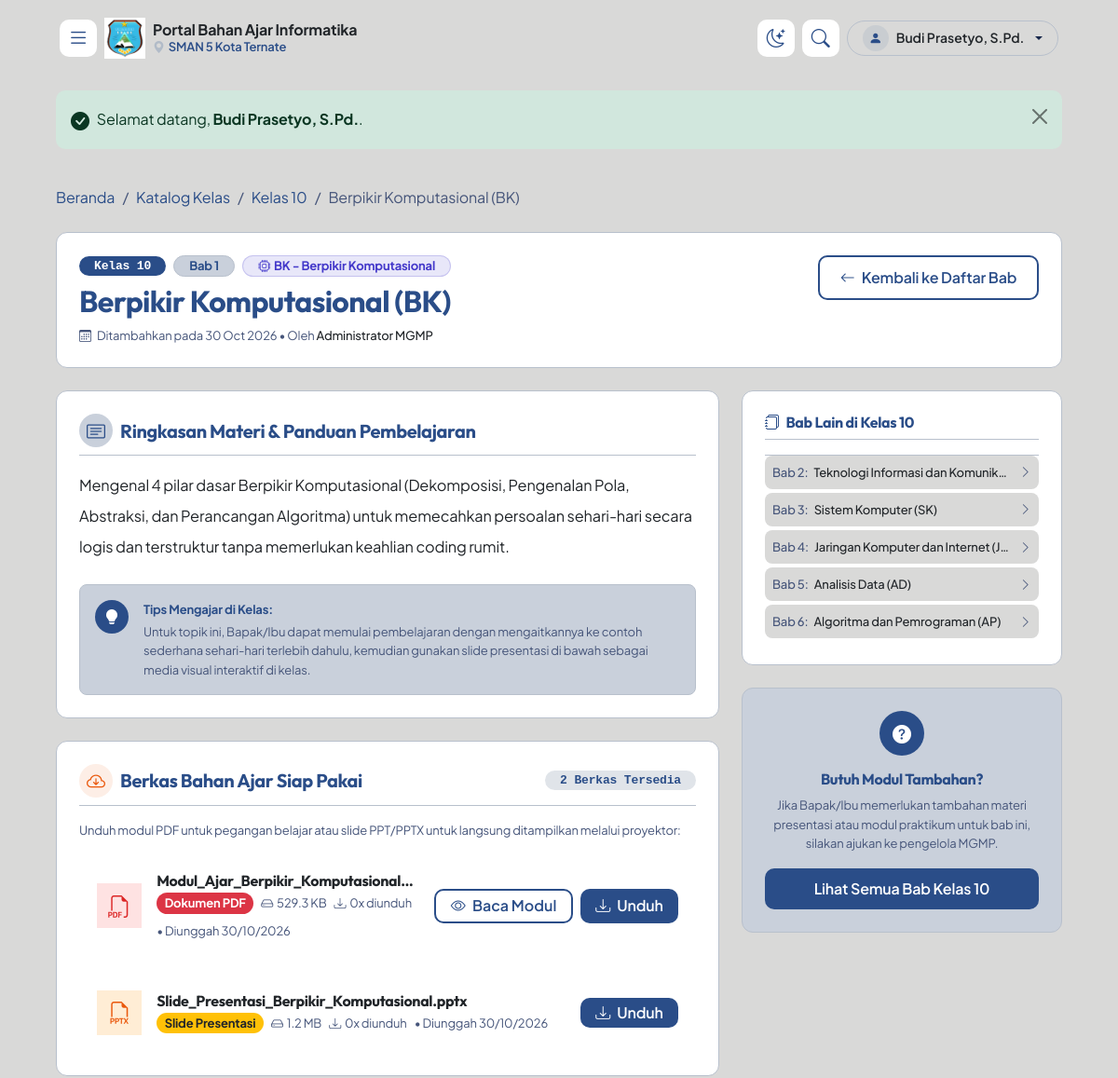
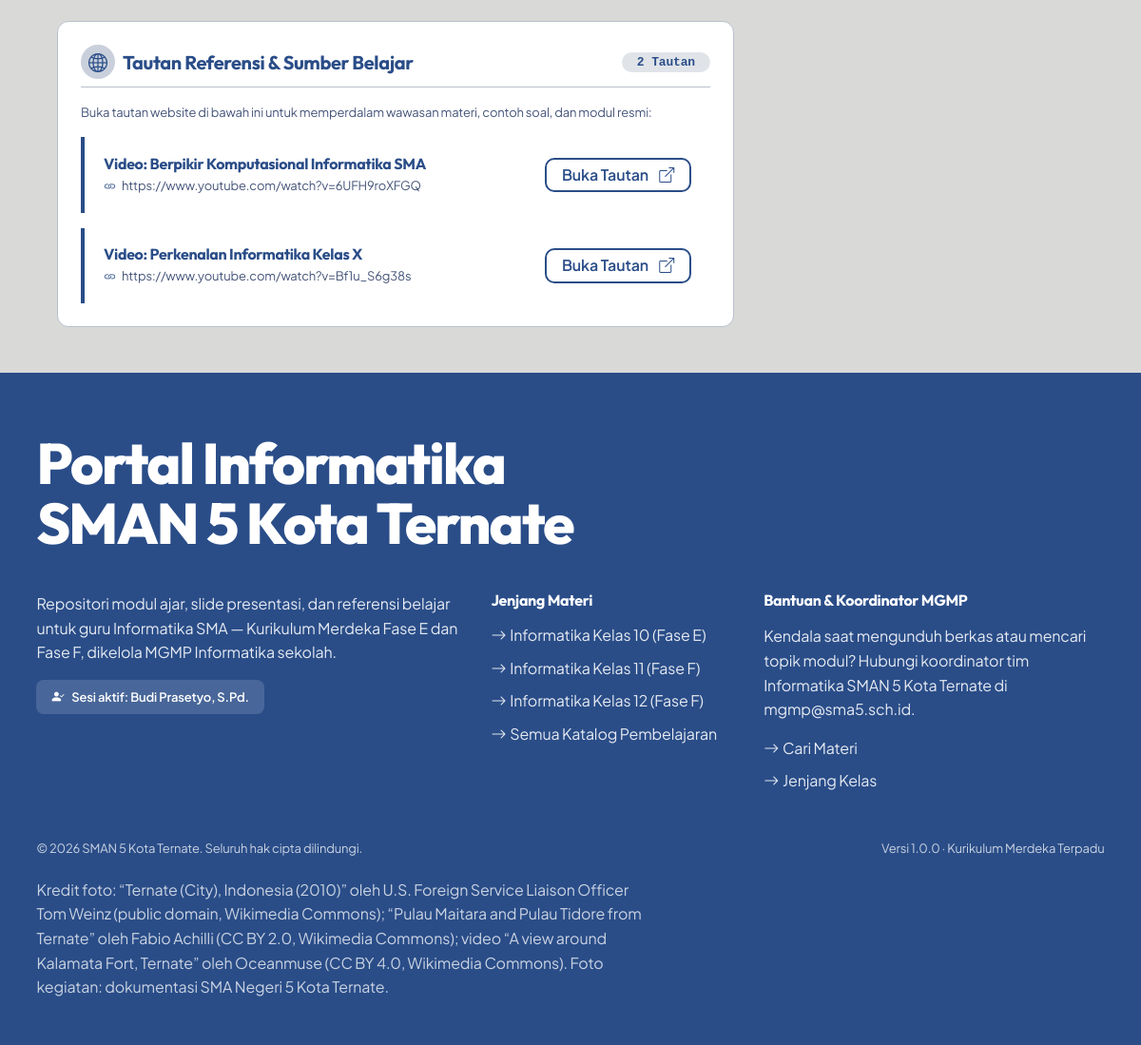
The page /guru/topik.php?id=1 (signed in) on the database its author committed (2 pictures, top to bottom).
### tables this page shows
CREATE TABLE `topik` (
  `id` INT AUTO_INCREMENT PRIMARY KEY,
  `kelas_id` INT NOT NULL,
  `judul_topik` VARCHAR(255) NOT NULL,
  `elemen` VARCHAR(20) NOT NULL DEFAULT 'BK',
  `deskripsi` TEXT DEFAULT NULL,
  `urutan` INT NOT NULL DEFAULT 1,
  `created_by` INT DEFAULT NULL,
  `created_at` DATETIME DEFAULT CURRENT_TIMESTAMP,
  CONSTRAINT `fk_topik_kelas` FOREIGN KEY (`kelas_id`) REFERENCES `kelas` (`id`) ON DELETE CASCADE,
  CONSTRAINT `fk_topik_user` FOREIGN KEY (`created_by`) REFERENCES `users` (`id`) ON DELETE SET NULL
);

CREATE TABLE `kelas` (
  `id` INT AUTO_INCREMENT PRIMARY KEY,
  `nama_kelas` VARCHAR(20) NOT NULL,
  `tingkat` INT NOT NULL,
  `deskripsi` VARCHAR(255) DEFAULT NULL
);

CREATE TABLE `users` (
  `id` INT AUTO_INCREMENT PRIMARY KEY,
  `nama` VARCHAR(100) NOT NULL,
  `email` VARCHAR(100) NOT NULL UNIQUE,
  `password` VARCHAR(255) NOT NULL,
  `role` ENUM('admin','guru') NOT NULL DEFAULT 'guru',
  `status` ENUM('aktif','pending') NOT NULL DEFAULT 'aktif',
  `created_at` DATETIME DEFAULT CURRENT_TIMESTAMP
);

CREATE TABLE `file_materi` (
  `id` INT AUTO_INCREMENT PRIMARY KEY,
  `topik_id` INT NOT NULL,
  `nama_file` VARCHAR(255) NOT NULL,
  `path_file` VARCHAR(255) NOT NULL,
  `tipe_file` VARCHAR(10) NOT NULL,
  `ukuran_file` INT NOT NULL,
  `download_count` INT NOT NULL DEFAULT 0,
  `uploaded_by` INT DEFAULT NULL,
  `uploaded_at` DATETIME DEFAULT CURRENT_TIMESTAMP,
  CONSTRAINT `fk_file_topik` FOREIGN KEY (`topik_id`) REFERENCES `topik` (`id`) ON DELETE CASCADE,
  CONSTRAINT `fk_file_user` FOREIGN KEY (`uploaded_by`) REFERENCES `users` (`id`) ON DELETE SET NULL
);

CREATE TABLE `referensi` (
  `id` INT AUTO_INCREMENT PRIMARY KEY,
  `topik_id` INT NOT NULL,
  `judul_link` VARCHAR(255) NOT NULL,
  `url` VARCHAR(500) NOT NULL,
  CONSTRAINT `fk_referensi_topik` FOREIGN KEY (`topik_id`) REFERENCES `topik` (`id`) ON DELETE CASCADE
);

### guru/topik.php (the view, shortened to what the rows shown need)
<?php
require_once __DIR__ . '/../includes/config.php';
require_once __DIR__ . '/../includes/db.php';
require_once __DIR__ . '/../includes/functions.php';
$topik_id = isset($_GET['id']) ? (int)$_GET['id'] : 0;
$stmtTopik = $pdo->prepare("
    SELECT t.*, k.nama_kelas, k.tingkat, u.nama as nama_pembuat
    FROM topik t
    JOIN kelas k ON t.kelas_id = k.id
    LEFT JOIN users u ON t.created_by = u.id
    WHERE t.id = ?
    LIMIT 1
");
$stmtTopik->execute([$topik_id]);
$topik = $stmtTopik->fetch();
$stmtFile = $pdo->prepare("SELECT * FROM file_materi WHERE topik_id = ? ORDER BY id ASC");
$stmtFile->execute([$topik_id]);
$daftarFile = $stmtFile->fetchAll();
$stmtRef = $pdo->prepare("SELECT * FROM referensi WHERE topik_id = ? ORDER BY id ASC");
$stmtRef->execute([$topik_id]);
$daftarReferensi = $stmtRef->fetchAll();
$stmtBabLain = $pdo->prepare("
    SELECT id, judul_topik, urutan
    FROM topik
    WHERE kelas_id = ? AND id != ?
    ORDER BY urutan ASC, id ASC
");
$stmtBabLain->execute([$topik['kelas_id'], $topik_id]);
$daftarBabLain = $stmtBabLain->fetchAll();
require_once __DIR__ . '/../includes/header.php';
?>
<div class="container py-4">
    <nav aria-label="breadcrumb" class="mb-4">
        <ol class="breadcrumb">
            <li class="breadcrumb-item"><a href="<?= base_url('index.php') ?>" class="text-decoration-none" style="color: var(--color-primary);">Beranda</a></li>
            <li class="breadcrumb-item"><a href="<?= base_url('guru/index.php') ?>" class="text-decoration-none" style="color: var(--color-primary);">Katalog Kelas</a></li>
            <li class="breadcrumb-item"><a href="<?= base_url('guru/kelas.php?tingkat=' . $topik['tingkat']) ?>" class="text-decoration-none" style="color: var(--color-primary);"><?= e($topik['nama_kelas']) ?></a></li>
            <li class="breadcrumb-item active text-truncate text-muted" aria-current="page" style="max-width: 300px;"><?= e($topik['judul_topik']) ?></li>
        </ol>
    </nav>
    <?php $elemen_info = get_elemen_info($topik['elemen'] ?? 'BK'); ?>
    <div class="card card-modern p-4 mb-4 bg-white" style="border-radius: var(--radius-lg); border: 1px solid var(--border-subtle);">
        <div class="d-flex flex-column flex-md-row justify-content-between align-items-md-start gap-3">
            <div>
                <div class="d-flex flex-wrap align-items-center gap-2 mb-2">
                    <span class="badge rounded-pill px-3 py-1 font-monospace" style="background-color: var(--color-primary); color: #ffffff;">
                        <?= e($topik['nama_kelas']) ?>
                    </span>
                    <span class="badge rounded-pill px-3 py-1" style="background: var(--color-ice); color: var(--color-primary); border: 1px solid var(--border-subtle);">
                        Bab <?= $topik['urutan'] ?? '-' ?>
                    </span>
                    <span class="badge rounded-pill px-3 py-1 d-inline-flex align-items-center gap-1" style="background: <?= $elemen_info['bg'] ?>; color: <?= $elemen_info['warna'] ?>; border: 1px solid <?= $elemen_info['warna'] ?>35;">
                        <i class="bi <?= $elemen_info['icon'] ?>"></i> <?= e($elemen_info['kode']) ?> - <?= e($elemen_info['nama']) ?>
                    </span>
                </div>
                <h2 class="fw-bold mb-2" style="color: var(--color-primary);"><?= e($topik['judul_topik']) ?></h2>
                <div class="text-muted small">
                    <i class="bi bi-calendar3 me-1"></i> Ditambahkan pada <?= date('d M Y', strtotime($topik['created_at'])) ?>
                    <?php if (!empty($topik['nama_pembuat'])): ?>
                        • Oleh <span class="fw-medium text-dark"><?= e($topik['nama_pembuat']) ?></span>
                    <?php endif; ?>
                </div>
            </div>
        </div>
    </div>
    <div class="row g-4">
        <div class="col-lg-8">
            <div class="card card-modern p-4 mb-4 bg-white" style="border-radius: var(--radius-lg); border: 1px solid var(--border-subtle);">
                <div class="d-flex align-items-center gap-2 mb-3 pb-2 border-bottom" style="border-color: var(--border-subtle) !important;">
                    <div class="rounded-circle p-2 d-flex align-items-center justify-content-center" style="width: 36px; height: 36px; background: var(--color-ice); color: var(--color-primary);">
                    </div>
                    <h5 class="fw-bold mb-0" style="color: var(--color-primary);">Ringkasan Materi & Panduan Pembelajaran</h5>
                </div>
                <div class="text-dark lh-lg mb-4" style="font-size: 1.02rem;">
                    <?= nl2br(e($topik['deskripsi'] ?? 'Belum ada penjelasan detail untuk topik ini.')) ?>
                </div>
                <div class="p-3 rounded-3 d-flex gap-3 align-items-start" style="background: var(--color-ice); border: 1px solid var(--border-subtle);">
                    <div class="rounded-circle p-2 d-flex align-items-center justify-content-center flex-shrink-0" style="width: 36px; height: 36px; background: var(--color-primary); color: #ffffff;">
                    </div>
                    <div class="small">
                    </div>
                </div>
            </div>
            <div class="card card-modern p-4 mb-4 bg-white" style="border-radius: var(--radius-lg); border: 1px solid var(--border-subtle);">
                <?php if (empty($daftarFile)): ?>
                    <div class="card card-modern text-center py-4" style="background: var(--color-ice); border: 1px dashed var(--border-subtle);">
                        <i class="bi bi-file-earmark-x text-muted display-6 d-block mb-2"></i>
                        <p class="text-muted mb-0 small">Belum ada berkas modul atau slide yang diunggah untuk bab ini.</p>
                    </div>
                <?php else: ?>
                    <div class="d-flex flex-column gap-3">
                        <?php foreach ($daftarFile as $file):
                            $ext = strtolower($file['tipe_file']);
                            $is_pdf = ($ext === 'pdf');
                            $badge = get_file_badge($ext);
                            $file_url = base_url($file['path_file']);
                            $unduh_url = base_url('guru/unduh.php?id=' . $file['id']);
                        ?>
                        <div class="file-card-item">
                            <div class="d-flex align-items-center gap-3 overflow-hidden">
                                <div class="file-icon-box <?= $is_pdf ? 'file-icon-pdf' : 'file-icon-ppt' ?>">
                                    <i class="bi <?= $badge['icon'] ?>"></i>
                                </div>
                                <div class="overflow-hidden">
                                    <h6 class="fw-bold text-dark mb-1 text-truncate" title="<?= e($file['nama_file']) ?>">
                                        <?= e($file['nama_file']) ?>
                                    </h6>
                                    <div class="d-flex flex-wrap gap-2 align-items-center small text-muted">
                                        <span class="badge rounded-pill <?= $badge['bg'] ?>"><?= $badge['label'] ?></span>
                                        <span><i class="bi bi-hdd me-1"></i><?= format_bytes($file['ukuran_file']) ?></span>
                                        <span><i class="bi bi-download me-1"></i><?= (int)($file['download_count'] ?? 0) ?>x diunduh</span>
                                        <span>• Diunggah <?= date('d/m/Y', strtotime($file['uploaded_at'])) ?></span>
                                    </div>
                                </div>
                            </div>
                            <div class="d-flex gap-2 ms-3 flex-shrink-0">
                                <?php if ($is_pdf): ?>
                                    <button type="button" class="btn-pill btn-pill-outline btn-sm py-1 px-3 btn-preview-pdf" data-url="<?= $file_url ?>" data-title="<?= e($file['nama_file']) ?>" data-download="<?= $unduh_url ?>" title="Baca langsung di browser">
                                        <i class="bi bi-eye"></i> <span class="d-none d-sm-inline">Baca Modul</span>
                                    </button>
                                <?php endif; ?>
                                <a href="<?= $unduh_url ?>" class="btn-pill btn-pill-primary btn-sm py-1 px-3" title="Unduh berkas ke komputer">
                                    <i class="bi bi-download"></i> Unduh
                                </a>
                            </div>
                        </div>
                        <?php endforeach; ?>
                    </div>
                <?php endif; ?>
            </div>
            <div class="card card-modern p-4 mb-4 bg-white" style="border-radius: var(--radius-lg); border: 1px solid var(--border-subtle);">
                <?php if (empty($daftarReferensi)): ?>
                    <div class="card card-modern text-center py-4" style="background: var(--color-ice); border: 1px dashed var(--border-subtle);">
                        <i class="bi bi-link-45deg text-muted display-6 d-block mb-2"></i>
                        <p class="text-muted mb-0 small">Belum ada link referensi yang ditautkan untuk topik ini.</p>
                    </div>
                <?php else: ?>
                    <div class="d-flex flex-column gap-3">
                        <?php foreach ($daftarReferensi as $ref): ?>
                        <div class="reference-card-item">
                            <div class="overflow-hidden">
                                <h6 class="fw-bold text-dark mb-1">
                                    <a href="<?= e($ref['url']) ?>" target="_blank" rel="noopener noreferrer" class="text-decoration-none" style="color: var(--color-primary);">
                                        <?= e($ref['judul_link']) ?>
                                    </a>
                                </h6>
                                <div class="text-muted small text-truncate" style="max-width: 450px;">
                                    <i class="bi bi-link me-1" style="color: var(--color-primary);"></i> <?= e($ref['url']) ?>
                                </div>
                            </div>
                            <a href="<?= e($ref['url']) ?>" target="_blank" rel="noopener noreferrer" class="btn-pill btn-pill-outline btn-sm py-1 px-3 flex-shrink-0">
                                Buka Tautan <i class="bi bi-box-arrow-up-right ms-1"></i>
                            </a>
                        </div>
                        <?php endforeach; ?>
                    </div>
                <?php endif; ?>
            </div>
        </div>
        <div class="col-lg-4">
            <div class="card card-modern p-4 mb-4 bg-white" style="border-radius: var(--radius-lg); border: 1px solid var(--border-subtle);">
                <h6 class="fw-bold mb-3 pb-2 border-bottom" style="color: var(--color-primary); border-color: var(--border-subtle) !important;">
                    <i class="bi bi-journals me-1"></i> Bab Lain di <?= e($topik['nama_kelas']) ?>
                </h6>
                <?php if (empty($daftarBabLain)): ?>
                    <p class="text-muted small mb-0">Hanya terdapat 1 bab ini di <?= e($topik['nama_kelas']) ?>.</p>
                <?php else: ?>
                    <div class="list-group list-group-flush">
                        <?php foreach ($daftarBabLain as $bl): ?>
                            <a href="<?= base_url('guru/topik.php?id=' . $bl['id']) ?>" class="list-group-item list-group-item-action px-2 py-2 border-0 rounded-3 mb-1 d-flex justify-content-between align-items-center">
                                <span class="small fw-medium text-dark text-truncate pe-2">
                                    <span class="text-muted me-1">Bab <?= $bl['urutan'] ?>:</span> <?= e($bl['judul_topik']) ?>
                                </span>
                                <i class="bi bi-chevron-right text-muted small"></i>
                            </a>
                        <?php endforeach; ?>
                    </div>
                <?php endif; ?>
            </div>
            <div class="card card-modern p-4 text-center" style="background: var(--color-ice); border: 1px solid var(--border-subtle); border-radius: var(--radius-lg);">
                <div class="rounded-circle p-2 mx-auto mb-3 d-flex align-items-center justify-content-center" style="width: 48px; height: 48px; background: var(--color-primary); color: #ffffff;">
                    <i class="bi bi-question-circle-fill fs-5"></i>
                </div>
                <h6 class="fw-bold" style="color: var(--color-primary);">Butuh Modul Tambahan?</h6>
                <p class="small text-muted mb-3" style="line-height: 1.6;">
                    Jika Bapak/Ibu memerlukan tambahan materi presentasi atau modul praktikum untuk bab ini, silakan ajukan ke pengelola MGMP.
                </p>
                <a href="<?= base_url('guru/kelas.php?tingkat=' . $topik['tingkat']) ?>" class="btn-pill btn-pill-primary btn-sm w-100 justify-content-center">
                    Lihat Semua Bab <?= e($topik['nama_kelas']) ?>
                </a>
            </div>
        </div>
    </div>
</div>
<?php require_once __DIR__ . '/../includes/footer.php'; ?>

### rows shown on the page
topik: kelas.nama_kelas "Kelas 10", judul_topik "Berpikir Komputasional (BK)", urutan "1", elemen "BK", elemen "Berpikir Komputasional", created_at "30 Oct 2026", created_by.nama "Administrator MGMP", deskripsi "Mengenal 4 pilar dasar Berpikir Komputasional (Dekomposisi, Pengenalan Pola, Abstraksi, dan Perancangan Algoritma) untuk memecahkan persoalan sehari-hari secara logis dan terstruktur tanpa memerlukan keahlian coding rumit."
file_materi: nama_file "Modul_Ajar_Berpikir_Komputasional…", tipe_file "Dokumen PDF", ukuran_file "529.3 KB", download_count "0", uploaded_at "30/10/2026"
file_materi: nama_file "Slide_Presentasi_Berpikir_Komputasional.pptx", tipe_file "Slide Presentasi", ukuran_file "1.2 MB", download_count "0", uploaded_at "30/10/2026"
referensi: judul_link "Video: Berpikir Komputasional Informatika SMA", url "https://www.youtube.com/watch?v=6UFH9roXFGQ"
referensi: judul_link "Video: Perkenalan Informatika Kelas X", url "https://www.youtube.com/watch?v=Bf1u_S6g38s"
topik: urutan "2", judul_topik "Teknologi Informasi dan Komunik…"
topik: urutan "3", judul_topik "Sistem Komputer (SK)"
topik: urutan "4", judul_topik "Jaringan Komputer dan Internet (J…"
topik: urutan "5", judul_topik "Analisis Data (AD)"
topik: urutan "6", judul_topik "Algoritma dan Pemrograman (AP)"

### other values the page prints
$current_user['nama'] "Budi Prasetyo, S.Pd."
$flash['message'] "Selamat datang, Budi Prasetyo, S.Pd. ."
count($daftarFile) "2"
count($daftarReferensi) "2"
current_user()['nama'] "Budi Prasetyo, S.Pd."
APP_SCHOOL "SMAN 5 Kota Ternate"
APP_VERSION "1.0.0"
